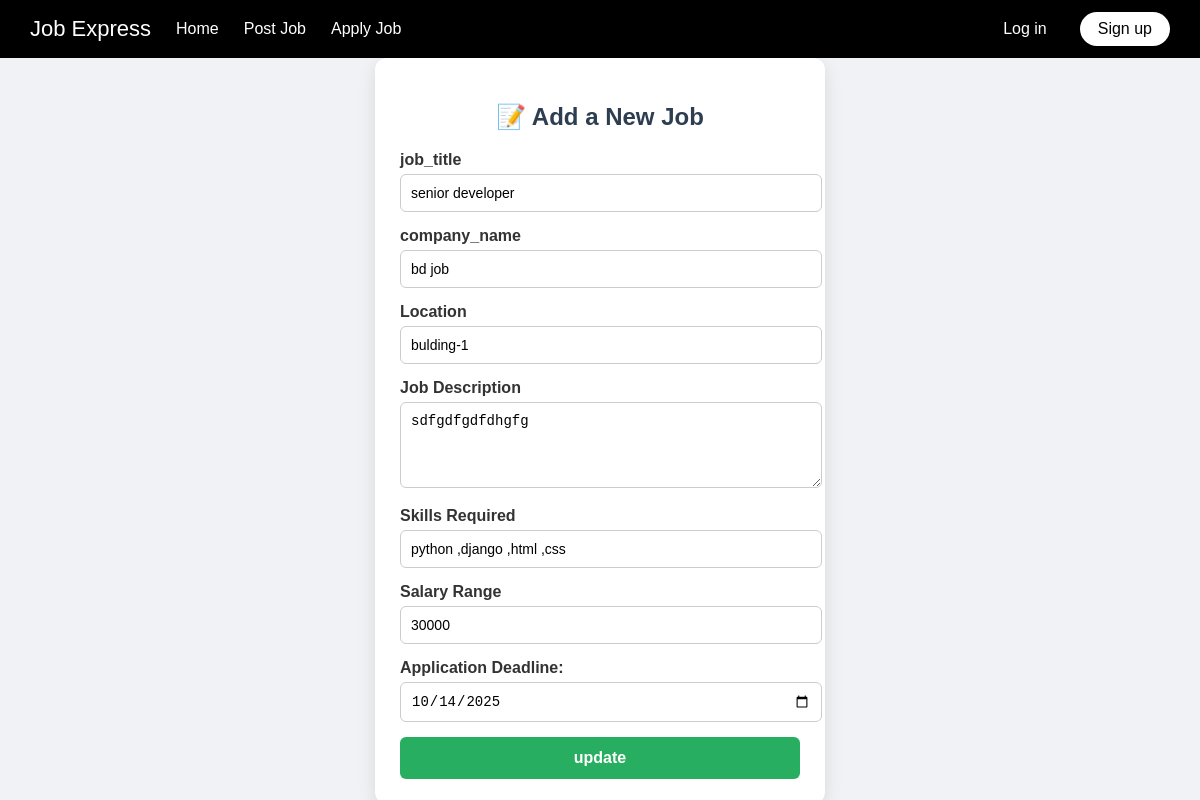
Page /jobEdit/2 on the committed database.
### blog_app/models.py (models this page shows, shortened)
class employeeModel(models.Model):
    job_title = models.CharField(max_length=200, null=True)
    company_name = models.CharField(max_length=200, null=True)
    location = models.CharField(max_length=200, null=True)
    description = models.TextField()
    skills_required = models.TextField()
    salary = models.CharField(max_length=100,null=True)
    application_deadline = models.DateField()

### blog_app/views.py (the view, shortened to what this page needs)
# urls.py: path('jobEdit/<int:id>',jobEdit,name='jobEdit'),
def jobEdit(request,id):
    edit_data=employeeModel.objects.get(id=id)
    return render(request,'job/job_edit.html',{'edit_data':edit_data})

### template/job/job_edit.html (shortened to what this page needs)
{% extends 'master/base.html' %}
{% block body %}
<!DOCTYPE html>
<html lang="bn">
<head>
</head>
<body>
  <div class="job-form">
    <h2>📝 Add a New Job</h2>
    <form action="#" method="POST">
      <label>job_title</label>
      <input type="text" value="{{edit_data.job_title}}" name="job_title"  required>
      <label>company_name</label>
      <input type="text" value="{{edit_data.company_name}}" name="company_name"  required>
      <label>Location</label>
      <input type="text" value="{{edit_data.location}}" name="location"  required>
      <label>Job Description</label>
      <textarea name="description" rows="4"  required>{{edit_data.description}}</textarea>
      <label>Skills Required</label>
      <input type="text" name="skills_required" value="{{edit_data.skills_required}}"  required>
      <label>Salary Range</label>
      <input type="text" value="{{edit_data.salary}}" name="salary" required>
      <label>Application Deadline:</label>
      <input type="date" name="application_deadline" value="{{edit_data.application_deadline|date:'Y-m-d'}}" required>
      <button type="submit" class="submit-btn">update</button>
    </form>
  </div>
</body>
</html>
{% endblock body %}

### template/master/base.html (style rules this page uses)
body { margin: 0; padding: 0; font-family: "Poppins", sans-serif; background: #f0f2f5; }

### template/job/job_edit.html (style rules this page uses)
.job-form { background: white; width: 400px; margin: auto; padding: 25px; border-radius: 12px; box-shadow: 0 6px 18px rgba(0, 0, 0, 0.1); }
.job-form h2 { text-align: center; margin-bottom: 20px; color: #2c3e50; }
.job-form label { display: block; font-weight: bold; margin-bottom: 5px; color: #333; }
.job-form input, .job-form textarea { width: 100%; padding: 10px; margin-bottom: 15px; border-radius: 6px; border: 1px solid #ccc; font-size: 14px; outline: none; }
.submit-btn { width: 100%; background-color: #27ae60; color: white; padding: 12px; border: none; border-radius: 6px; font-size: 16px; font-weight: bold; cursor: pointer; transition: background 0.3s; }

### rows in the picture
employeeModel: job_title "senior developer", company_name "bd job", location "bulding-1", description "sdfgdfgdfdhgfg", skills_required "python ,django ,html ,css", salary "30000", application_deadline "10/14/2025"
